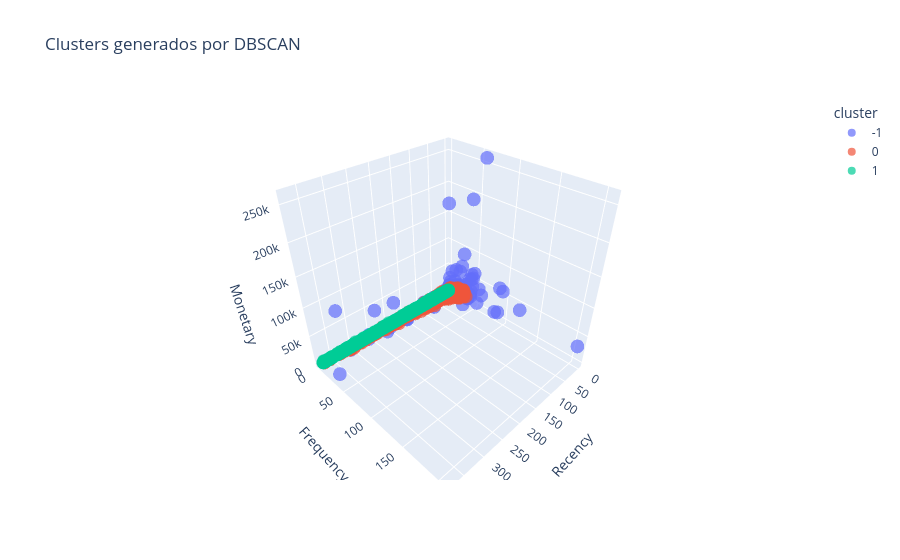

The code cell stored with this chart in its notebook:
### Code cell
# labels ya sale de tu pipeline:
# labels = pipeline.named_steps['dbscan'].labels_

rfm_plot = X.copy()
rfm_plot["cluster"] = labels.astype(str)   # para que plotly lo trate como categoría

fig = px.scatter_3d(
    rfm_plot,
    x="Recency",
    y="Frequency",
    z="Monetary",
    color="cluster",
    title="Clusters generados por DBSCAN",
    opacity=0.7
)

fig.update_layout(
    scene=dict(
        xaxis_title="Recency",
        yaxis_title="Frequency",
        zaxis_title="Monetary"
    )
)

fig.show()

### Figure 1 — Plotly figure (JSON) as saved in the notebook; plotly's stock layout.template omitted (floating-point values rounded to 4 significant figures; data arrays with more than 128 entries replaced by an {"elided": "..."} marker saying what was removed)
{"data": [{"hovertemplate": "cluster=-1<br>Recency=%{x}<br>Frequency=%{y}<br>Monetary=%{z}<extra></extra>", "legendgroup": "-1", "marker": {"color": "#636efa", "opacity": 0.7, "symbol": "circle"}, "mode": "markers", "name": "-1", "scene": "scene", "showlegend": true, "type": "scatter3d", "x": [326, 1, 9, 9, 22, 64, 4, 158, 114, 4, 12, 3, 276, 1, 4, 1, 120, 2, 2, 60, 4, 2, 1, 1, 7, 10, 4, 8, 3, 1, 1, 25, 3, 64, 7, 256, 10, 4, 182, 311, 1, 3, 218, 1, 2, 33, 45, 2, 156, 235, 7, 306, 11, 4, 3, 4, 39, 107, 100, 2, 8, 17, 1, 64, 5, 18, 163, 15, 4, 298, 87, 9, 84, 156, 80, 30, 264, 31, 2, 9, 1, 8, 206, 3, 1, 263, 4, 37, 2, 372, 4, 1, 249, 21, 56, 12, 154, 1, 87], "y": [1, 206, 28, 37, 15, 8, 86, 9, 6, 5, 11, 97, 8, 28, 37, 1, 1, 62, 37, 3, 50, 37, 33, 57, 2, 13, 17, 44, 55, 1, 90, 16, 8, 1, 2, 3, 47, 48, 3, 6, 41, 1, 12, 91, 1, 19, 3, 1, 10, 3, 26, 4, 19, 1, 3, 47, 62, 1, 8, 17, 22, 51, 2, 1, 6, 3, 12, 6, 28, 1, 17, 34, 1, 11, 17, 1, 8, 1, 36, 29, 34, 46, 9, 31, 31, 1, 39, 4, 124, 34, 22, 44, 1, 39, 1, 7, 6, 60, 1], "z": [77180.0, 31650.0, 17650.0, 16590.0, 42060.0, 11580.0, 11190.0, 7375.0, 6912.0, 220.1, 28340.0, 58760.0, 7832.0, 28880.0, 9802.0, 360.0, 15.0, 28120.0, 5705.0, 84.65, 65040.0, 17220.0, 25980.0, 37150.0, 3193.0, 50490.0, 53260.0, 51530.0, 8506.0, 227.4, 11930.0, 28750.0, 10420.0, 6.2, 52.2, 4959.0, 19770.0, 54530.0, 39920.0, 319.5, 16230.0, 3861.0, 2248.0, 60630.0, 454.5, 14760.0, 62.43, 343.5, 717.4, 44530.0, 56250.0, 3651.0, 33640.0, 41.99, 12390.0, 37130.0, 72710.0, 17.0, 10250.0, 21080.0, 26630.0, 34680.0, 168500.0, 5.9, 400.9, 6749.0, 5720.0, 306.7, 66650.0, 3.75, 7181.0, 16590.0, 13.3, 2592.0, 2807.0, 20.8, 3638.0, 2329.0, 6241.0, 20280.0, 31830.0, 194400.0, 2997.0, 91060.0, 20370.0, 15.0, 7755.0, 36.56, 40500.0, 5391.0, 25300.0, 58030.0, 12.75, 1296.0, 20.8, 201.1, 70.02, 259700.0, 4315.0]}, {"hovertemplate": "cluster=0<br>Recency=%{x}<br>Frequency=%{y}<br>Monetary=%{z}<extra></extra>", "legendgroup": "0", "marker": {"color": "#EF553B", "opacity": 0.7, "symbol": "circle"}, "mode": "markers", "name": "0", "scene": "scene", "showlegend": true, "type": "scatter3d", "x": {"elided": "2483 int values"}, "y": {"elided": "2483 int values"}, "z": {"elided": "2483 float values"}}, {"hovertemplate": "cluster=1<br>Recency=%{x}<br>Frequency=%{y}<br>Monetary=%{z}<extra></extra>", "legendgroup": "1", "marker": {"color": "#00cc96", "opacity": 0.7, "symbol": "circle"}, "mode": "markers", "name": "1", "scene": "scene", "showlegend": true, "type": "scatter3d", "x": {"elided": "1334 int values"}, "y": {"elided": "1334 int values"}, "z": {"elided": "1334 float values"}}], "layout": {"legend": {"title": {"text": "cluster"}, "tracegroupgap": 0}, "scene": {"domain": {"x": [0, 1], "y": [0, 1]}, "xaxis": {"title": {"text": "Recency"}}, "yaxis": {"title": {"text": "Frequency"}}, "zaxis": {"title": {"text": "Monetary"}}}, "title": {"text": "Clusters generados por DBSCAN"}}}
